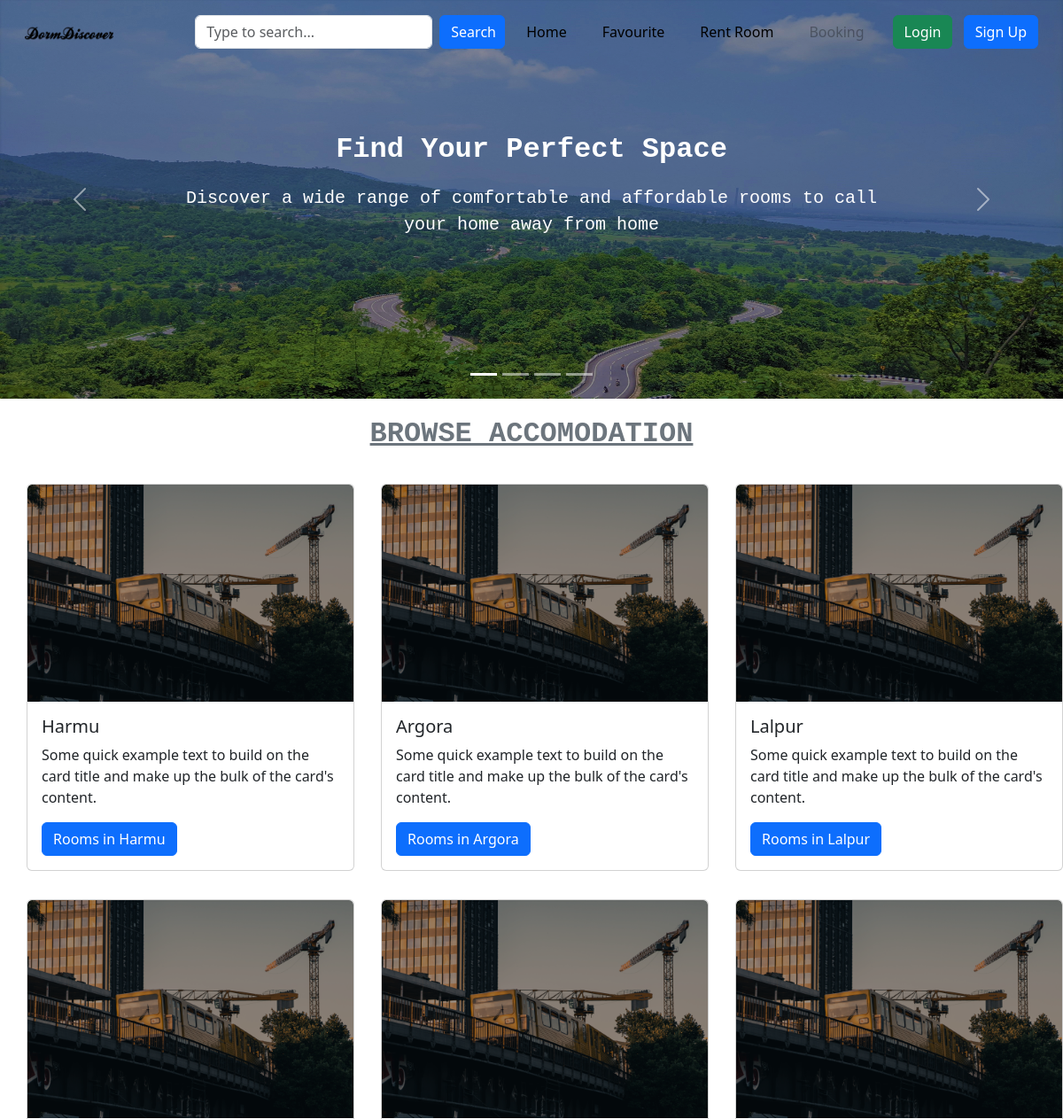
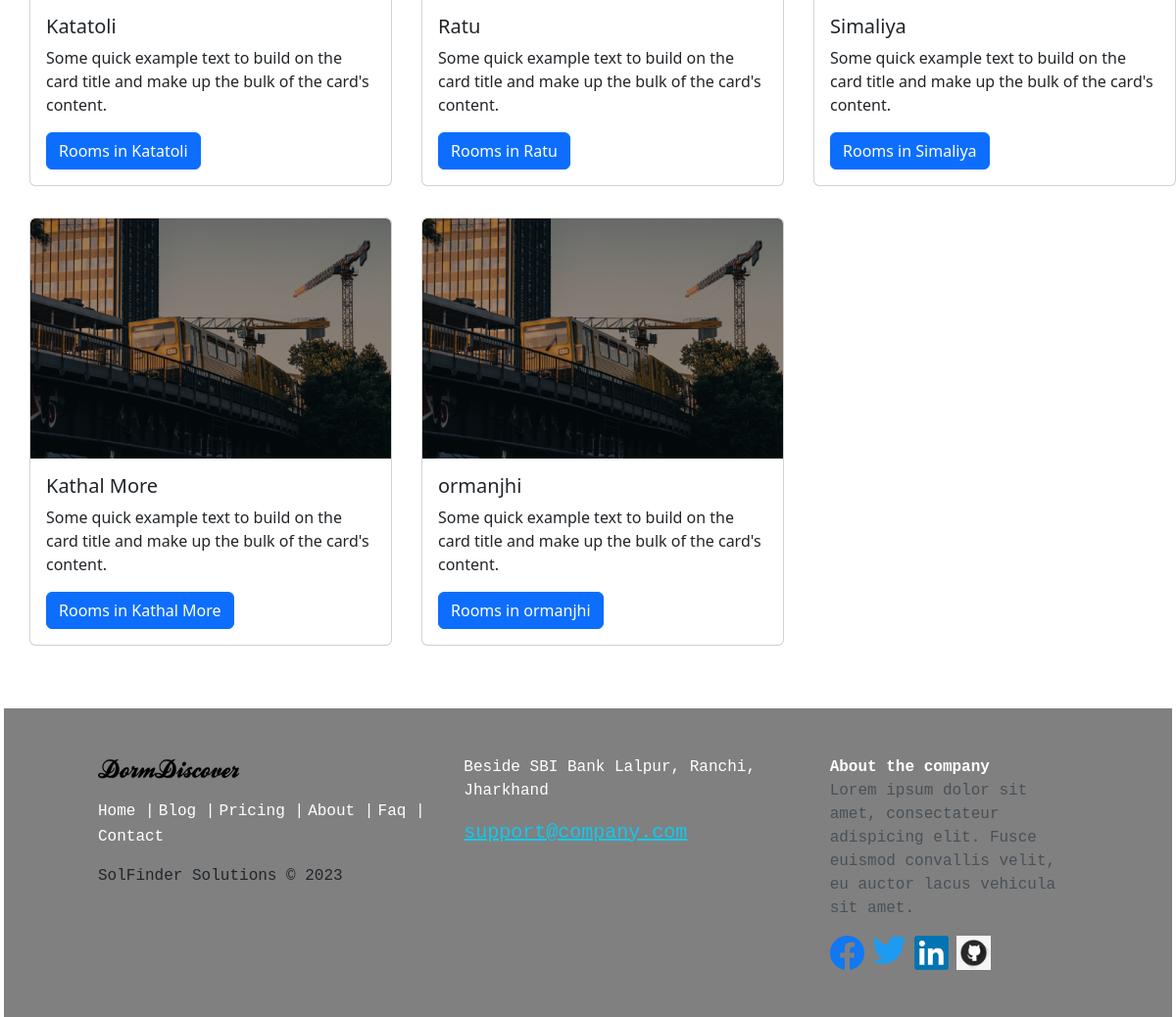
The page / on the database its author committed (2 pictures, top to bottom).
### tables this page shows
CREATE TABLE `arearnc` (
  `areaId` int(10) NOT NULL,
  `area_name` varchar(255) NOT NULL,
  `areaCode` int(40) DEFAULT NULL
);

### index.php (the view, shortened to what this page needs)
<!DOCTYPE html>
<html lang="en">
<head>
    <link href="https://cdn.jsdelivr.net/npm/bootstrap@5.3.0/dist/css/bootstrap.min.css" rel="stylesheet">
    <link rel="stylesheet" href="partials/css/main.css">
</head>
<body>
    <?php require "partials/_navbar.php"; ?>
    <?php include "partials/_DBConnect.php"; ?>
    <div id="carouselExampleIndicators" class="carousel slide overflow-hidden">
        <div class="carousel-indicators">
            <button type="button" data-bs-target="#carouselExampleIndicators" data-bs-slide-to="0" class="active" aria-current="true" aria-label="Slide 1"></button>
            <button type="button" data-bs-target="#carouselExampleIndicators" data-bs-slide-to="1" aria-label="Slide 2"></button>
            <button type="button" data-bs-target="#carouselExampleIndicators" data-bs-slide-to="2" aria-label="Slide 3"></button>
            <button type="button" data-bs-target="#carouselExampleIndicators" data-bs-slide-to="3" aria-label="Slide 4"></button>
        </div>
        <div class="carousel-inner">
            <div class="carousel-item active c-item">
                <img src="img/img-1.jpg" class="d-block w-100 c-img" alt="Image">
                <div class="carousel-caption d-flex flex-column justify-content-center align-items-center top-0">
                    <p class="fs-2 fw-bold font-monospace">Find Your Perfect Space</p>
                    <p class="fs-5 font-monospace">Discover a wide range of comfortable and affordable rooms to call your home away from home</p>
                </div>
            </div>
        </div>
        <button class="carousel-control-prev" type="button" data-bs-target="#carouselExampleIndicators" data-bs-slide="prev">
            <span class="carousel-control-prev-icon" aria-hidden="true"></span>
        </button>
        <button class="carousel-control-next" type="button" data-bs-target="#carouselExampleIndicators" data-bs-slide="next">
            <span class="carousel-control-next-icon" aria-hidden="true"></span>
        </button>
    </div>
    <div class="container-fluid ">
        <p class="text-center text-decoration-underline fs-2 fw-bold font-monospace mt-3 text-secondary">BROWSE ACCOMODATION</p>
        <div class="row " id="card_row">
            <?php
            $sql = 'SELECT * FROM arearnc';
            $result = mysqli_query($conn, $sql);
            while ($row = mysqli_fetch_assoc($result)) {
                $areaName = $row['area_name'];
                $areaId = $row['areaId'];
                echo '<div class="card card-content col-lg-4 col-sm-4 col-xs-4 my-3 p-0" >
                            <img src="img/rooms_img/demo.jpg" class="card-img-top c-img w-100" alt="img/rooms_img/demo.jpg">
                            <div class="card-body">
                                <h5 class="card-title">' . $areaName . '</h5>
                                <p class="card-text">Some quick example text to build on the card title and make up the bulk of the card\'s content.</p>
                                <a href="rooms.php?area_id=' . urlencode($areaId) . '" class="btn btn-primary btnClr scroolPos">Rooms in ' . $areaName . '</a>
                            </div>
                        </div>';
            }
            ?>
        </div>
    </div>
    <?php include "partials/footer.php"; ?>
</body>
</html>

### partials/css/main.css (style rules this page uses)
* { margin: 0; padding: 0; overflow-x: hidden; }
.card-title { white-space: nowrap; overflow: hidden; text-overflow: ellipsis; }
.c-item { height: 450px; }
.c-img { height: 100%; object-fit:fill; filter: brightness(0.6); }
.card-content { margin-left: 50px; width: 350px; height: 100%; }
@media (min-width: 1092px) { .card-content { margin-left: 50px; width: 350px; height: 100%; } }
@media (min-width: 1200px) { .card-content { height: 100%; width: 370px; margin-left: 30px; } }

### partials/css/navbar.css (style rules this page uses)
.c-item { height: 450px; }
.c-img { height: 100%; object-fit:fill; filter: brightness(0.6); }

### rows shown on the page
arearnc: area_name "Harmu"
arearnc: area_name "Argora"
arearnc: area_name "Lalpur"
arearnc: area_name "Katatoli"
arearnc: area_name "Ratu"
arearnc: area_name "Simaliya"
arearnc: area_name "Kathal More"
arearnc: area_name "ormanjhi"
